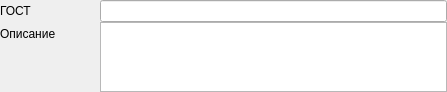
<?xml version="1.0" encoding="UTF-8"?>
<ui version="4.0">
 <class>Dialog</class>
 <widget class="QDialog" name="Dialog">
  <property name="geometry">
   <rect>
    <x>0</x>
    <y>0</y>
    <width>447</width>
    <height>91</height>
   </rect>
  </property>
  <property name="windowTitle">
   <string>Dialog</string>
  </property>
  <layout class="QVBoxLayout" name="verticalLayout" stretch="0,1">
   <property name="spacing">
    <number>0</number>
   </property>
   <property name="margin">
    <number>0</number>
   </property>
   <item>
    <layout class="QFormLayout" name="formLayout">
     <item row="0" column="0">
      <widget class="QLabel" name="label">
       <property name="minimumSize">
        <size>
         <width>100</width>
         <height>0</height>
        </size>
       </property>
       <property name="text">
        <string>ГОСТ</string>
       </property>
       <property name="buddy">
        <cstring>leGOST</cstring>
       </property>
      </widget>
     </item>
     <item row="0" column="1">
      <widget class="QLineEdit" name="leGOST">
       <property name="minimumSize">
        <size>
         <width>150</width>
         <height>0</height>
        </size>
       </property>
       <property name="field" stdset="0">
        <string>gost</string>
       </property>
      </widget>
     </item>
    </layout>
   </item>
   <item>
    <layout class="QFormLayout" name="formLayout_2">
     <property name="fieldGrowthPolicy">
      <enum>QFormLayout::AllNonFixedFieldsGrow</enum>
     </property>
     <item row="0" column="0">
      <widget class="QLabel" name="label_2">
       <property name="minimumSize">
        <size>
         <width>100</width>
         <height>0</height>
        </size>
       </property>
       <property name="text">
        <string>Описание</string>
       </property>
      </widget>
     </item>
     <item row="0" column="1">
      <widget class="QPlainTextEdit" name="plainTextEdit">
       <property name="field" stdset="0">
        <string>description</string>
       </property>
      </widget>
     </item>
    </layout>
   </item>
  </layout>
 </widget>
 <resources/>
 <connections/>
</ui>
